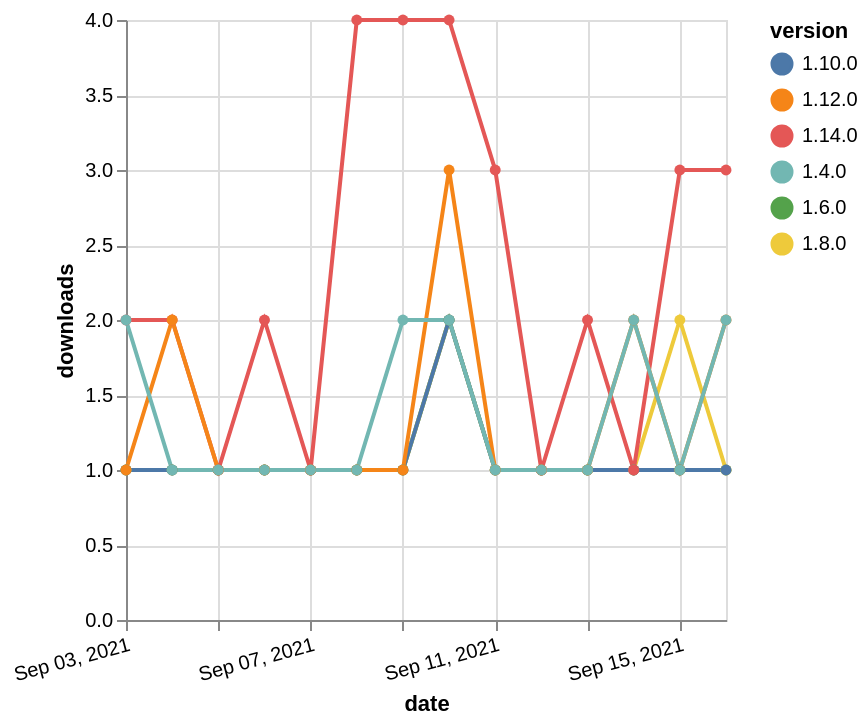

The specification (Vega-Lite) saved for this image:
### Vega-Lite specification from a JSON file in a GitHub repository (floating-point values rounded to 4 significant figures)
{"$schema": "https://vega.github.io/schema/vega-lite/v5.json", "description": "A simple bar chart with embedded data.", "data": {"values": [{"date": "2021-09-03", "total": 203, "delta": 1, "version": "1.6.0"}, {"date": "2021-09-04", "total": 204, "delta": 1, "version": "1.6.0"}, {"date": "2021-09-05", "total": 205, "delta": 1, "version": "1.6.0"}, {"date": "2021-09-06", "total": 206, "delta": 1, "version": "1.6.0"}, {"date": "2021-09-07", "total": 207, "delta": 1, "version": "1.6.0"}, {"date": "2021-09-08", "total": 208, "delta": 1, "version": "1.6.0"}, {"date": "2021-09-09", "total": 209, "delta": 1, "version": "1.6.0"}, {"date": "2021-09-10", "total": 211, "delta": 2, "version": "1.6.0"}, {"date": "2021-09-11", "total": 212, "delta": 1, "version": "1.6.0"}, {"date": "2021-09-12", "total": 213, "delta": 1, "version": "1.6.0"}, {"date": "2021-09-13", "total": 214, "delta": 1, "version": "1.6.0"}, {"date": "2021-09-14", "total": 215, "delta": 1, "version": "1.6.0"}, {"date": "2021-09-15", "total": 216, "delta": 1, "version": "1.6.0"}, {"date": "2021-09-16", "total": 217, "delta": 1, "version": "1.6.0"}, {"date": "2021-09-03", "total": 220, "delta": 1, "version": "1.8.0"}, {"date": "2021-09-04", "total": 221, "delta": 1, "version": "1.8.0"}, {"date": "2021-09-05", "total": 222, "delta": 1, "version": "1.8.0"}, {"date": "2021-09-06", "total": 223, "delta": 1, "version": "1.8.0"}, {"date": "2021-09-07", "total": 224, "delta": 1, "version": "1.8.0"}, {"date": "2021-09-08", "total": 225, "delta": 1, "version": "1.8.0"}, {"date": "2021-09-09", "total": 226, "delta": 1, "version": "1.8.0"}, {"date": "2021-09-10", "total": 228, "delta": 2, "version": "1.8.0"}, {"date": "2021-09-11", "total": 229, "delta": 1, "version": "1.8.0"}, {"date": "2021-09-12", "total": 230, "delta": 1, "version": "1.8.0"}, {"date": "2021-09-13", "total": 231, "delta": 1, "version": "1.8.0"}, {"date": "2021-09-14", "total": 232, "delta": 1, "version": "1.8.0"}, {"date": "2021-09-15", "total": 234, "delta": 2, "version": "1.8.0"}, {"date": "2021-09-16", "total": 235, "delta": 1, "version": "1.8.0"}, {"date": "2021-09-03", "total": 442, "delta": 1, "version": "1.10.0"}, {"date": "2021-09-04", "total": 443, "delta": 1, "version": "1.10.0"}, {"date": "2021-09-05", "total": 444, "delta": 1, "version": "1.10.0"}, {"date": "2021-09-06", "total": 445, "delta": 1, "version": "1.10.0"}, {"date": "2021-09-07", "total": 446, "delta": 1, "version": "1.10.0"}, {"date": "2021-09-08", "total": 447, "delta": 1, "version": "1.10.0"}, {"date": "2021-09-09", "total": 448, "delta": 1, "version": "1.10.0"}, {"date": "2021-09-10", "total": 450, "delta": 2, "version": "1.10.0"}, {"date": "2021-09-11", "total": 451, "delta": 1, "version": "1.10.0"}, {"date": "2021-09-12", "total": 452, "delta": 1, "version": "1.10.0"}, {"date": "2021-09-13", "total": 453, "delta": 1, "version": "1.10.0"}, {"date": "2021-09-14", "total": 454, "delta": 1, "version": "1.10.0"}, {"date": "2021-09-15", "total": 455, "delta": 1, "version": "1.10.0"}, {"date": "2021-09-16", "total": 456, "delta": 1, "version": "1.10.0"}, {"date": "2021-09-03", "total": 235, "delta": 2, "version": "1.14.0"}, {"date": "2021-09-04", "total": 237, "delta": 2, "version": "1.14.0"}, {"date": "2021-09-05", "total": 238, "delta": 1, "version": "1.14.0"}, {"date": "2021-09-06", "total": 240, "delta": 2, "version": "1.14.0"}, {"date": "2021-09-07", "total": 241, "delta": 1, "version": "1.14.0"}, {"date": "2021-09-08", "total": 245, "delta": 4, "version": "1.14.0"}, {"date": "2021-09-09", "total": 249, "delta": 4, "version": "1.14.0"}, {"date": "2021-09-10", "total": 253, "delta": 4, "version": "1.14.0"}, {"date": "2021-09-11", "total": 256, "delta": 3, "version": "1.14.0"}, {"date": "2021-09-12", "total": 257, "delta": 1, "version": "1.14.0"}, {"date": "2021-09-13", "total": 259, "delta": 2, "version": "1.14.0"}, {"date": "2021-09-14", "total": 260, "delta": 1, "version": "1.14.0"}, {"date": "2021-09-15", "total": 263, "delta": 3, "version": "1.14.0"}, {"date": "2021-09-16", "total": 266, "delta": 3, "version": "1.14.0"}, {"date": "2021-09-03", "total": 1020, "delta": 1, "version": "1.12.0"}, {"date": "2021-09-04", "total": 1022, "delta": 2, "version": "1.12.0"}, {"date": "2021-09-05", "total": 1023, "delta": 1, "version": "1.12.0"}, {"date": "2021-09-06", "total": 1024, "delta": 1, "version": "1.12.0"}, {"date": "2021-09-07", "total": 1025, "delta": 1, "version": "1.12.0"}, {"date": "2021-09-08", "total": 1026, "delta": 1, "version": "1.12.0"}, {"date": "2021-09-09", "total": 1027, "delta": 1, "version": "1.12.0"}, {"date": "2021-09-10", "total": 1030, "delta": 3, "version": "1.12.0"}, {"date": "2021-09-11", "total": 1031, "delta": 1, "version": "1.12.0"}, {"date": "2021-09-12", "total": 1032, "delta": 1, "version": "1.12.0"}, {"date": "2021-09-13", "total": 1033, "delta": 1, "version": "1.12.0"}, {"date": "2021-09-14", "total": 1035, "delta": 2, "version": "1.12.0"}, {"date": "2021-09-15", "total": 1036, "delta": 1, "version": "1.12.0"}, {"date": "2021-09-16", "total": 1038, "delta": 2, "version": "1.12.0"}, {"date": "2021-09-03", "total": 789, "delta": 2, "version": "1.4.0"}, {"date": "2021-09-04", "total": 790, "delta": 1, "version": "1.4.0"}, {"date": "2021-09-05", "total": 791, "delta": 1, "version": "1.4.0"}, {"date": "2021-09-06", "total": 792, "delta": 1, "version": "1.4.0"}, {"date": "2021-09-07", "total": 793, "delta": 1, "version": "1.4.0"}, {"date": "2021-09-08", "total": 794, "delta": 1, "version": "1.4.0"}, {"date": "2021-09-09", "total": 796, "delta": 2, "version": "1.4.0"}, {"date": "2021-09-10", "total": 798, "delta": 2, "version": "1.4.0"}, {"date": "2021-09-11", "total": 799, "delta": 1, "version": "1.4.0"}, {"date": "2021-09-12", "total": 800, "delta": 1, "version": "1.4.0"}, {"date": "2021-09-13", "total": 801, "delta": 1, "version": "1.4.0"}, {"date": "2021-09-14", "total": 803, "delta": 2, "version": "1.4.0"}, {"date": "2021-09-15", "total": 804, "delta": 1, "version": "1.4.0"}, {"date": "2021-09-16", "total": 806, "delta": 2, "version": "1.4.0"}]}, "width": "container", "mark": {"type": "line", "point": {"filled": true}}, "encoding": {"x": {"field": "date", "type": "temporal", "timeUnit": "yearmonthdate", "title": "date", "axis": {"labelAngle": -15}}, "y": {"field": "delta", "type": "quantitative", "title": "downloads"}, "color": {"field": "version", "type": "nominal"}, "tooltip": {"field": "delta"}}}
